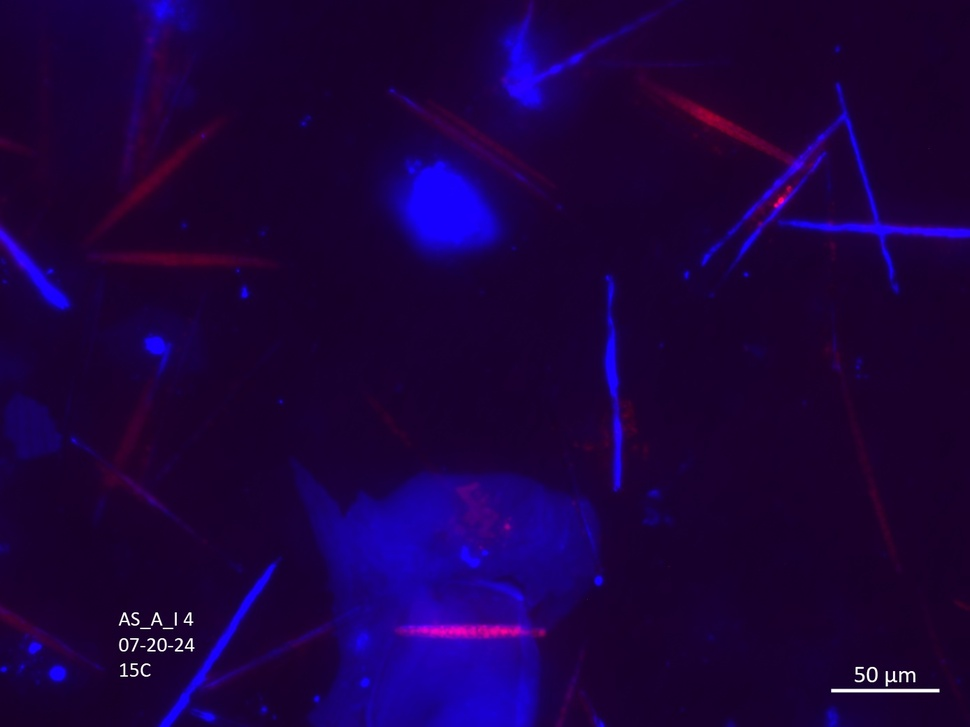
#> input picture data/test_images/AS_A_I_15_4-20240720.jpg, 970 x 727 px, shrunk from 1388 x 1040 before the run, found by its file name
$ jupyter execute --allow-errors Kmeans_function-HLT.ipynb
#> lines starting #> are read from the running program, lines starting #| are printed output that depends on the picture; after the words box and inside, x2 and y2 are one past the last pixel; in counts of white or black regions, pixels touching at a corner belong together; long printed decimals are rounded
[cell 1]
# Import libraries
import cv2
import numpy as np
import matplotlib.pyplot as plt
import pandas as pd
from skimage.measure import label, regionprops
import random
import glob
import os

# Set seed for K-means clustering reproducibility
random.seed(10)

[cell 2]
# K-means approach as a function
def Kmeans_process_image(image_path):
    # 1. Read image and convert to RGB
    image = cv2.imread(image_path)
#> image is the input picture: shape (727, 970, 3); mean B, G, R 63.5, 0.7, 27
    image_rgb = cv2.cvtColor(image, cv2.COLOR_BGR2RGB)
        # Split into RGB channels for thresholding
    red_channel = image_rgb[:, :, 0]
    blue_channel = image_rgb[:, :, 2]
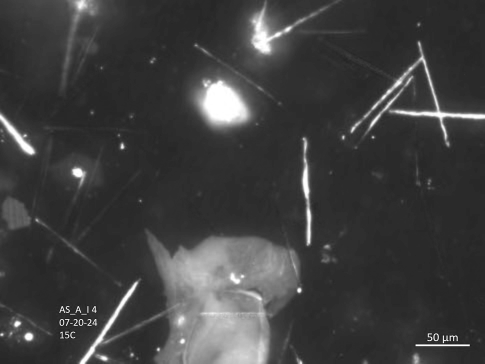
#> blue_channel: shape (727, 970) (shown at 1/2 size); min 12, max 255, mean 63.5

    # 2. Define thresholds for red and blue channels based on percentiles
    red_threshold = np.percentile(red_channel, 90)
#> red_threshold = 31
    blue_threshold = np.percentile(blue_channel, 92)
#> blue_threshold = 140
        # Create binary masks for each color channel
    _, red_mask = cv2.threshold(red_channel, red_threshold, 255, cv2.THRESH_BINARY)
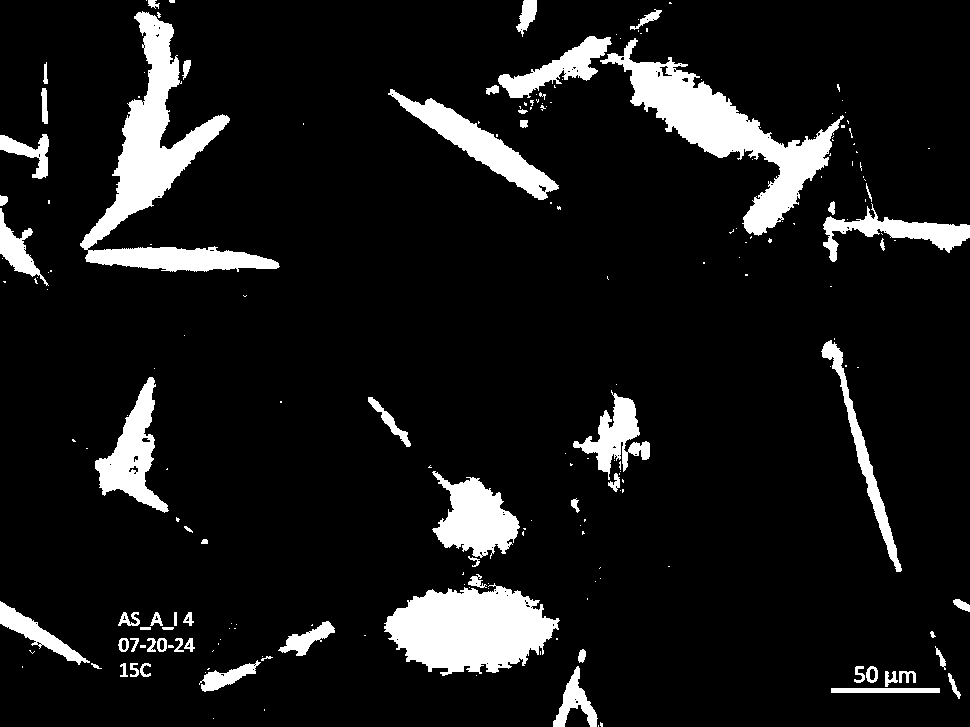
#> red_mask: shape (727, 970); 9.9% white; 204 white regions (140 under 20 px), largest, box (x1, y1, x2, y2) and area: (80, 11, 280, 272) 12950, (600, 38, 844, 236) 11642, (384, 583, 560, 676) 10811
    _, blue_mask = cv2.threshold(blue_channel, blue_threshold, 255, cv2.THRESH_BINARY)
#> blue_mask: shape (727, 970); 7.9% white; 77 white regions (24 under 20 px), largest, box (x1, y1, x2, y2) and area: (335, 482, 536, 727) 30643, (395, 159, 500, 252) 7021, (743, 106, 970, 280) 3391
        # Combine the red and blue masks
    combined_mask = cv2.bitwise_or(red_mask, blue_mask)
#> combined_mask: shape (727, 970); 15.4% white; 157 white regions (85 under 20 px), largest, box (x1, y1, x2, y2) and area: (335, 471, 569, 727) 38421, (600, 38, 970, 280) 15743, (80, 0, 280, 272) 13458
        # Apply the mask to isolate high-intensity pixels in the image
    thresholded_image = cv2.bitwise_and(image_rgb, image_rgb, mask=combined_mask)

    # 3. Perform K-means clustering
        # Flatten the masked pixels (ignore dark background)
    masked_pixels = thresholded_image[combined_mask > 0]
    pixels = masked_pixels.reshape((-1, 3)).astype(np.float32)
        # Define K-means criteria and number of clusters
    k = 4  # Number of clusters
    criteria = (cv2.TERM_CRITERIA_EPS + cv2.TERM_CRITERIA_MAX_ITER, 100, 0.2)
        # Perform K-means clustering
    _, labels, centers = cv2.kmeans(pixels, k, None, criteria, 10, cv2.KMEANS_RANDOM_CENTERS)
#> centers = [[225.6, 218.1, 230.1], [43.23, 1.05, 57.27], [29.91, 0.833, 232.3], [37.03, 1.05, 158.8]]
        # Convert centers to uint8 for display
    centers = np.uint8(centers)
#> centers = [[225, 218, 230], [43, 1, 57], [29, 0, 232], [37, 1, 158]]
        # Reconstruct segmented data using labels
    segmented_data = centers[labels.flatten()]
        # Create an empty array to store the full-sized segmented image
    segmented_image = np.zeros_like(image_rgb)
        # Fill in only the high-intensity pixels in the original mask
    segmented_image[combined_mask > 0] = segmented_data
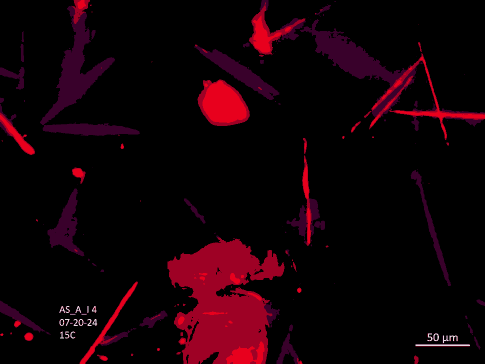
#> segmented_image: shape (727, 970, 3) (shown at 1/2 size); mean of channels 0, 1, 2 6.2, 0.5, 19.6; drawn as B, G, R

    # 4. Subset mask by keeping only the clusters corresponding to red and blue
        # Automate cluster characterization based on RBG values
            # instantiate cluster values
    bg_cluster = -1
    red_cluster = -1
    blue_cluster = -1
        # instantiate list of color values outside loop
    max_g_val = -1
    max_r_val = -1
    max_b_val = -1
        # 4.1: Identify BACKGROUND cluster
            # iterate over centers (RGB values)
    for idx, cntr in enumerate(centers):
        # print(idx, cntr)
            # set green value
        g_val = cntr[1]
            # compare to max green value
        if g_val > max_g_val:
                # update max green value
            max_g_val = g_val
                # set max green value to background cluster
            bg_cluster = idx
#> this loop made 4 passes
#> (cntr, g_val, max_g_val, bg_cluster) on pass 1: ([225, 218, 230], 218, 218, 0)
#> after the loop, bg_cluster = 0; max_g_val = 218
        # 4.2: Identify RED cluster
    for idx, cntr in enumerate(centers):
            # exclude cluster previously identified as bg
        if idx != bg_cluster:
            # set red value
            r_val = cntr[0]
            # compare to max red value
            if r_val > max_r_val:
                max_r_val = r_val
                red_cluster = idx
#> this loop made 4 passes
#> (cntr, r_val, max_r_val, red_cluster) on pass 2: ([43, 1, 57], 43, 43, 1)
#> after the loop, max_r_val = 43; red_cluster = 1
        # 4.3: Identify BLUE cluster
    for idx, cntr in enumerate(centers):
            # exclude clusters previously identified as bg & red
        if idx != bg_cluster and idx != red_cluster:
            # set red value
            b_val = cntr[2]
            # compare to max red value
            if b_val > max_b_val:
                max_b_val = b_val
                blue_cluster = idx
#> this loop made 4 passes
#> (cntr, b_val, max_b_val, blue_cluster) on pass 3: ([29, 0, 232], 232, 232, 2)
#> after the loop, blue_cluster = 2; max_b_val = 232
    # print("Background cluster is", bg_cluster)
    # print("Red cluster is", red_cluster)
    # print("Blue cluster is", blue_cluster)
        # Reshape labels to match combined_mask shape
    labels_reshaped = np.zeros(combined_mask.shape, dtype=int)
    labels_reshaped[combined_mask > 0] = labels.flatten()
#> labels_reshaped: shape (727, 970) int64; 4 distinct labels, from 0 to 3
        # Create a mask that includes only the red and blue clusters
    foreground_mask = np.isin(labels_reshaped, [red_cluster, blue_cluster])
#> foreground_mask: shape (727, 970) bool; 8.7% white; 378 white regions (292 under 20 px), largest, box (x1, y1, x2, y2) and area: (80, 11, 280, 272) 12573, (600, 38, 815, 176) 8321, (405, 161, 493, 246) 5183
        # Initialize the foreground image with black background
    foreground_final = np.zeros_like(image_rgb)
        # Apply the mask to keep only the red and blue clusters
    foreground_final[foreground_mask] = image_rgb[foreground_mask]

    # 5. Perform Canny edge detection on the final foreground
    edges = cv2.Canny(foreground_final, 100, 200, apertureSize=3, L2gradient=False)
#> edges: shape (727, 970); 1.9% white in thin lines or dots

    # 6. Find contours and filter by area
    contours, _ = cv2.findContours(edges, cv2.RETR_EXTERNAL, cv2.CHAIN_APPROX_SIMPLE)
#> contours = 314 contours, 244 with area under 20; largest, box (x1, y1, x2, y2) and area: (405, 161, 493, 246) 5167, (94, 377, 169, 513) 3971, (821, 340, 902, 572) 2212, (367, 396, 411, 447) 453, (614, 416, 621, 487) 289
        # Set minimum & maximum cell area threshold
    min_area = 100
    max_area = 1000
    cell_contours = [cnt for cnt in contours if cv2.contourArea(cnt) > min_area and cv2.contourArea(cnt) < max_area]
#> cell_contours = 17 contours; largest, box (x1, y1, x2, y2) and area: (367, 396, 411, 447) 453, (614, 416, 621, 487) 289, (145, 337, 167, 354) 268, (831, 671, 940, 690) 254, (460, 546, 481, 568) 244
        # Initialize metrics for counting and blue:red ratio
    total_cells = len(cell_contours)
#> total_cells = 17
    cell_ratios = []
        # Create a copy of the original image for cell-labeling
    labeled_image = foreground_final.copy()
        # Count all filtered edges (cells) & calculate blue:red ratio
    print(f"Total cells detected: {total_cells}")
#| Total cells detected: 17

    # 7. Calculate blue:red ratios within each cell
    for i, contour in enumerate(cell_contours):
        # Create a mask for each cell
        cell_mask = np.zeros(foreground_mask.shape, dtype=np.uint8)
        cv2.drawContours(cell_mask, [contour], -1, 255, -1)  # Fill contour to create mask
        # Extract pixels in red and blue channels for this cell
        red_values = red_channel[cell_mask == 255]
        blue_values = blue_channel[cell_mask == 255]
        # Calculate blue:red ratio for this cell
        red_sum = np.sum(red_values)
        blue_sum = np.sum(blue_values)
        blue_red_ratio = blue_sum / red_sum if red_sum > 0 else 0  # Avoid division by zero
        cell_ratios.append({
            'Cell Number': i + 1,
            'Red Intensity Sum': red_sum,
            'Blue Intensity Sum': blue_sum,
            'Blue:Red Ratio': blue_red_ratio
        })
            # Label the detected cell on the image
        M = cv2.moments(contour)  # Get moments of the contour to calculate centroid
        if M["m00"] != 0:
            cX = int(M["m10"] / M["m00"])  # Centroid X
            cY = int(M["m01"] / M["m00"])  # Centroid Y
            cv2.putText(
                labeled_image,
                str(i + 1),  # Label with cell number
                (cX, cY),  # Position at centroid
                cv2.FONT_HERSHEY_SIMPLEX,
                0.6,  # Font size
                (255, 255, 255),  # White text
                2  # Thickness
            )
#> this loop made 17 passes
#> (red_sum, blue_sum, blue_red_ratio, cX, cY) on passes 1 to 8: (4388, 5764, 1.31, 953, 685), (40422, 45224, 1.12, 885, 686), (4535, 43033, 9.49, 57, 672), (4760, 36721, 7.71, 361, 640), (5758, 35809, 6.22, 510, 592), (12229, 90585, 7.41, 215, 650), (8408, 63253, 7.52, 468, 557), (12657, 83118, 6.57, 617, 450)
#> cell_mask: shape (727, 970); 0.03% white; 1 white region, box (x1, y1, x2, y2) and area: (630, 10, 662, 35) 214
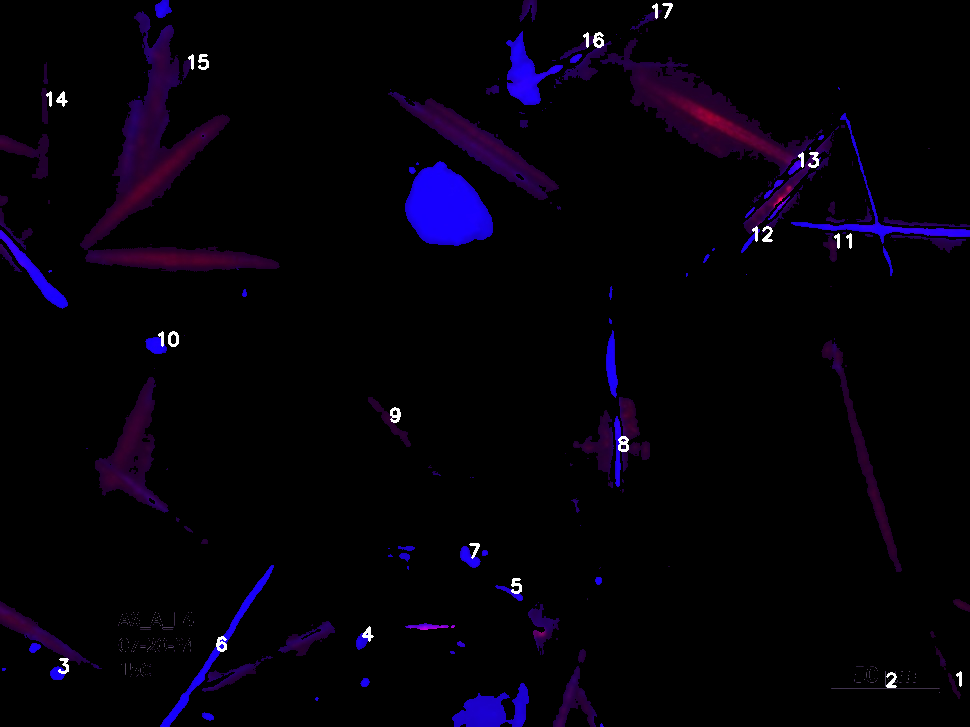
#> labeled_image: shape (727, 970, 3); mean R, G, B 4.2, 0.8, 9.6
#> after the loop, cell_ratios = 17 items
        # Convert ratios to DataFrame for easy viewing
    cell_ratios_df = pd.DataFrame(cell_ratios)
#> cell_ratios_df = table of 17 rows and 4 columns
        # Calculate & report image overall blue:red ratio
    total_red = np.sum(red_channel[foreground_mask])
#> total_red = 2449169
    total_blue = np.sum(blue_channel[foreground_mask])
#> total_blue = 6356943
    overall_blue_red_ratio = total_blue / total_red if total_red > 0 else 0
#> overall_blue_red_ratio = 2.6
        # Display results
    print("\nIndividual Cell Blue:Red Ratios")
    print(cell_ratios_df)
#|     Cell Number  Red Intensity Sum  Blue Intensity Sum  Blue:Red Ratio
#| 0             1               4388                5764        1.314
#| 1             2              40422               45224        1.119
#| 2             3               4535               43033        9.489
#| 3             4               4760               36721        7.714
#| 4             5               5758               35809        6.219
#> (further printed lines are left out)
    print(f"\nTotal Cells: {total_cells}")
#| Total Cells: 17
    print(f"Overall Blue:Red Ratio in Image: {overall_blue_red_ratio:.2f}")
#| Overall Blue:Red Ratio in Image: 2.60
        # [12 lines of commented-out code are left out]

    return cell_ratios_df, labeled_image

[cell 3]
# set image path
image_path = "../images/manual_classification/raw/AS_A_I_15_4-20240720.jpg"  # WD path

# call K-means function
Kmeans_process_image(image_path)

[cell 4]
# Process all images in a folder

image_folder = "../data/test_images/" # GitHub WD
# image_folder = "../images/manual_classification/raw/" # local WD
image_paths = glob.glob(os.path.join(image_folder, "*.jpg"))
csv_folder = "../figures/Kmeans_classification_csv/" # GitHub WD
jpg_folder = "../figures/Kmeans_classification_images/" # GitHub WD
# csv_folder = "../images/Kmeans_classification/data/" # local WD
# jpg_folder = "../images/Kmeans_classification/classified/" # local WD

# WARNING: running this saves a lot of csv and jpg files locally
#> (the rest of this cell did not finish here and is left out)

#> in Kmeans_process_image (call 2), `criteria = (cv2.TERM_CRITERIA_EPS + cv2.TERM_CRITERIA_MAX_ITER, 100, 0..`: criteria = (3, 100, 0.2)
#> in Kmeans_process_image (call 2), `_, labels, centers = cv2.kmeans(pixels, k, None, criteria, 10, cv2.KME..`: centers = [[29.92, 0.833, 232.3], [43.23, 1.05, 57.27], [225.6, 218.1, 230.1], [37.03, 1.05, 158.8]]
#> in Kmeans_process_image (call 2), `centers = np.uint8(centers)`: centers = [[29, 0, 232], [43, 1, 57], [225, 218, 230], [37, 1, 158]]
#> the loop in Kmeans_process_image (call 2), `for idx, cntr in enumerate(centers):` made 4 passes
#> (cntr, g_val, max_g_val) on passes 1 to 3: ([29, 0, 232], 0, 0), ([43, 1, 57], 1, 1), ([225, 218, 230], 218, 218)
#> after the loop in Kmeans_process_image (call 2), `for idx, cntr in enumerate(centers):`: bg_cluster = 2; max_g_val = 218
#> the loop in Kmeans_process_image (call 2), `for idx, cntr in enumerate(centers):` made 4 passes
#> (cntr, r_val, max_r_val, red_cluster) on passes 1 to 2: ([29, 0, 232], 29, 29, 0), ([43, 1, 57], 43, 43, 1)
#> after the loop in Kmeans_process_image (call 2), `for idx, cntr in enumerate(centers):`: max_r_val = 43; red_cluster = 1
#> the loop in Kmeans_process_image (call 2), `for idx, cntr in enumerate(centers):` made 4 passes
#> (cntr, b_val, max_b_val, blue_cluster) on pass 1: ([29, 0, 232], 232, 232, 0)
#> after the loop in Kmeans_process_image (call 2), `for idx, cntr in enumerate(centers):`: blue_cluster = 0; max_b_val = 232
#> in Kmeans_process_image (call 2), `edges = cv2.Canny(foreground_final, 100, 200, apertureSize=3, L2gradie..`:
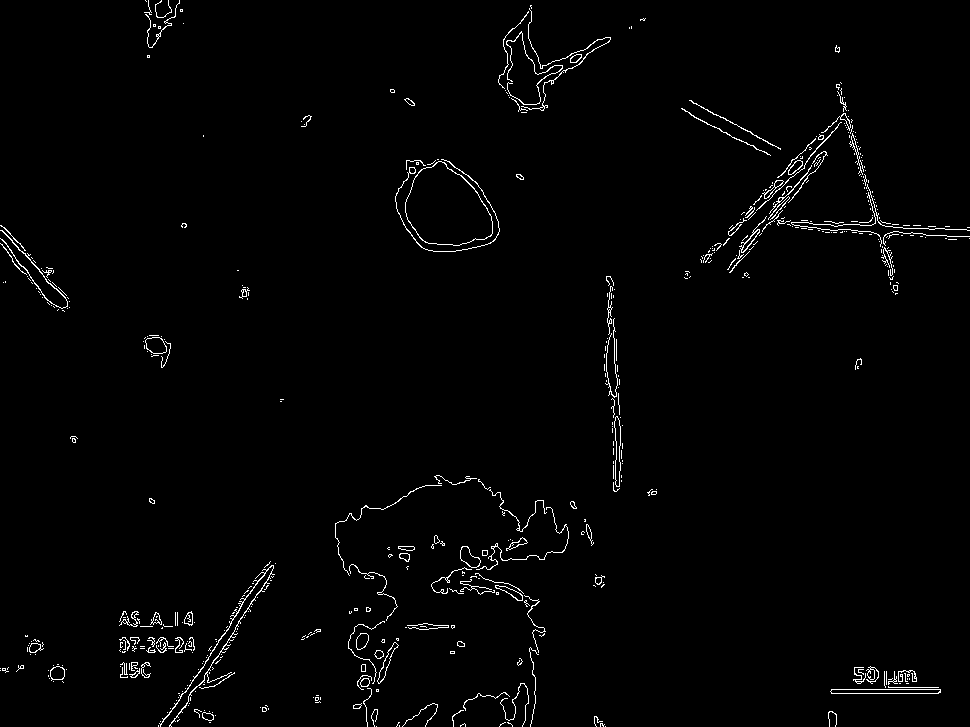
#> edges: shape (727, 970); 1.5% white in thin lines or dots
#> in Kmeans_process_image (call 2), `contours, _ = cv2.findContours(edges, cv2.RETR_EXTERNAL, cv2.CHAIN_APP..`: contours = 557 contours, 501 with area under 20; largest, box (x1, y1, x2, y2) and area: (405, 161, 493, 246) 5167, (830, 689, 941, 694) 436, (614, 416, 621, 487) 289, (145, 337, 167, 354) 268, (460, 546, 481, 568) 244
#> in Kmeans_process_image (call 2), `cell_contours = [cnt for cnt in contours if cv2.contourArea(cnt) > min..`: cell_contours = 11 contours; largest, box (x1, y1, x2, y2) and area: (830, 689, 941, 694) 436, (614, 416, 621, 487) 289, (145, 337, 167, 354) 268, (460, 546, 481, 568) 244, (377, 642, 399, 684) 196
#> in Kmeans_process_image (call 2), `total_cells = len(cell_contours)`: total_cells = 11
#| Total cells detected: 11
#> the loop in Kmeans_process_image (call 2), `for i, contour in enumerate(cell_contours):` made 11 passes
#> (red_sum, blue_sum, blue_red_ratio, cX, cY) on passes 1 to 8: (95155, 99880, 1.05, 885, 690), (4557, 43148, 9.47, 57, 672), (6797, 33255, 4.89, 386, 662), (4760, 36721, 7.71, 361, 640), (5758, 35809, 6.22, 510, 592), (16166, 107549, 6.65, 217, 648), (8408, 63253, 7.52, 468, 557), (12657, 83118, 6.57, 617, 450)
#> after the loop in Kmeans_process_image (call 2), `for i, contour in enumerate(cell_contours):`:
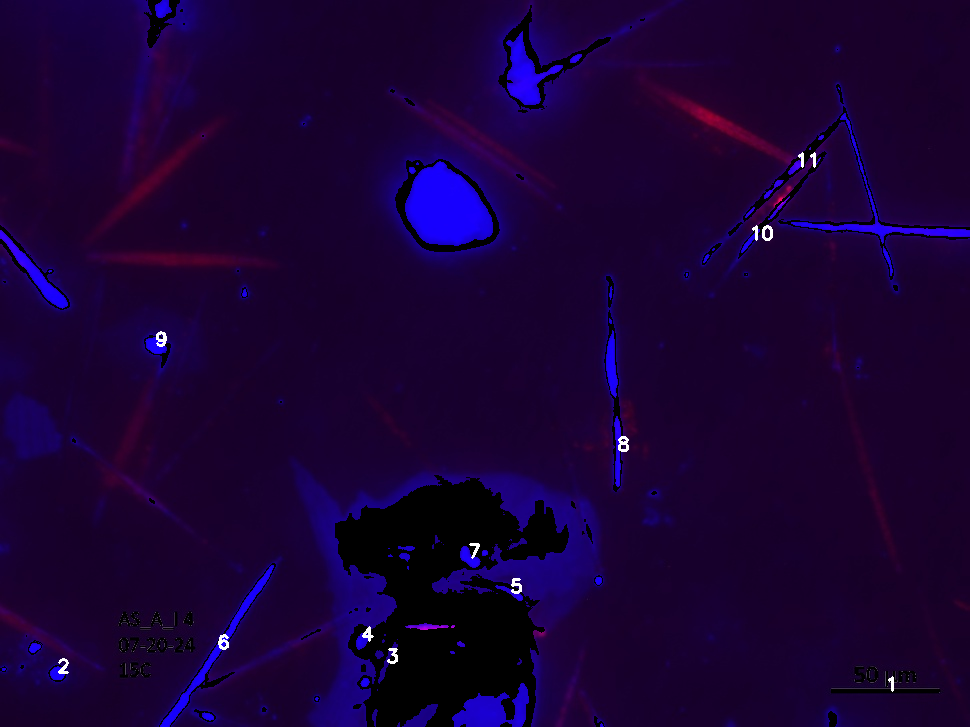
#> labeled_image: shape (727, 970, 3); mean R, G, B 24.6, 0.6, 53.1
#> after the loop in Kmeans_process_image (call 2), `for i, contour in enumerate(cell_contours):`: cell_ratios = 11 items
#> in Kmeans_process_image (call 2), `cell_ratios_df = pd.DataFrame(cell_ratios)`: cell_ratios_df = table of 11 rows and 4 columns
#> in Kmeans_process_image (call 2), `total_red = np.sum(red_channel[foreground_mask])`: total_red = 17084615
#> in Kmeans_process_image (call 2), `total_blue = np.sum(blue_channel[foreground_mask])`: total_blue = 37276738
#> in Kmeans_process_image (call 2), `overall_blue_red_ratio = total_blue / total_red if total_red > 0 else 0`: overall_blue_red_ratio = 2.18
#|     Cell Number  Red Intensity Sum  Blue Intensity Sum  Blue:Red Ratio
#| 0             1              95155               99880        1.050
#| 1             2               4557               43148        9.469
#| 2             3               6797               33255        4.893
#| 3             4               4760               36721        7.714
#| 4             5               5758               35809        6.219
#> (further printed lines are left out)
#| Total Cells: 11
#| Overall Blue:Red Ratio in Image: 2.18
#> `df, image_output = Kmeans_process_image(image_path)`: df = table of 11 rows and 4 columns
    # Generate basename
    base_filename = os.path.splitext(os.path.basename(image_path))[0]
    # Generate .csv output filename based on the input image name
    csv_output_path = os.path.join(csv_folder, f"{base_filename}.csv")
    image_output_path = os.path.join(jpg_folder, f"{base_filename}_labeled.jpg")

    # [7 lines of commented-out code are left out]
    df.to_csv(csv_output_path, index=False)
    # Save the image to a JPG file
    print(f"Saved results to {output_path}")
    # Save the labeled image to a JPG file
    cv2.imwrite(image_output_path, cv2.cvtColor(image_output, cv2.COLOR_RGB2BGR))  # Convert back to BGR for saving
    print(f"Saved labeled image to {image_output_path}")
